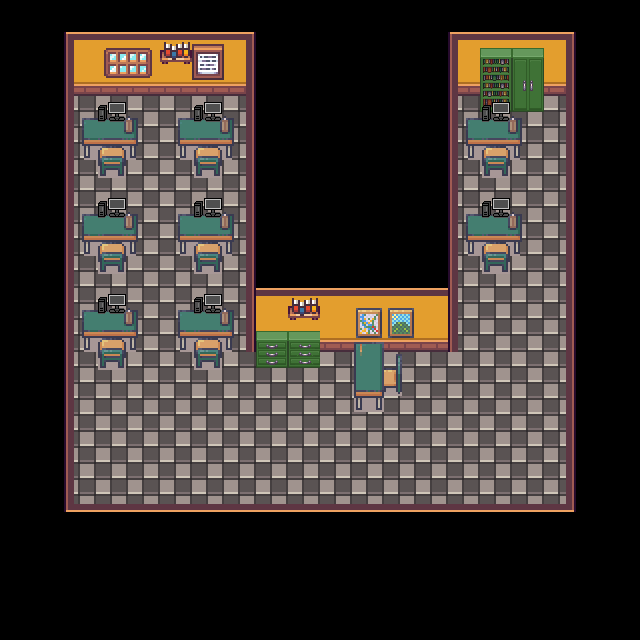

The image is a tile-based game level rendered from a .tmx file. Its description and source (layers, tilesets, objects; grid data summarised) follow:
An orthogonal 20x20 tile map with 32x32 px tiles, 9 tile layers (Floor, Main Wall, Border, Windows, ...), 4 tilesets.

<map version="1.10" tiledversion="1.11.2" orientation="orthogonal" renderorder="right-down" width="20" height="20" tilewidth="32" tileheight="32" infinite="0" nextlayerid="11" nextobjectid="1">
 <tileset firstgid="1" source="tilesets/atlas_32x.tsx" />
 <tileset firstgid="769" source="tilesets/inside.tsx" />
 <tileset firstgid="929" source="tilesets/Interiors_free_32x32.tsx" />
 <tileset firstgid="2353" source="tilesets/Computer.tsx" />
 <layer id="1" name="Floor" width="20" height="20">
  <data>[400 cells, 160 non-empty, 1 distinct tile ids]</data>
 </layer>
 <group id="4" name="Walls">
  <layer id="2" name="Main Wall" width="20" height="20">
   <data>[400 cells, 32 non-empty, 2 distinct tile ids]</data>
  </layer>
  <layer id="3" name="Border" width="20" height="20">
   <data>[400 cells, 76 non-empty, 5 distinct tile ids]</data>
  </layer>
  <layer id="5" name="Windows" width="20" height="20">
   <data>[400 cells, 4 non-empty, 4 distinct tile ids]</data>
  </layer>
  <layer id="6" name="Wall item" width="20" height="20">
   <data>[400 cells, 14 non-empty, 13 distinct tile ids]</data>
  </layer>
 </group>
 <layer id="7" name="Shelfs" width="20" height="20">
  <data>[400 cells, 4 non-empty, 4 distinct tile ids]</data>
 </layer>
 <layer id="8" name="Tables" width="20" height="20">
  <data>[400 cells, 51 non-empty, 9 distinct tile ids]</data>
 </layer>
 <layer id="9" name="Computer" width="20" height="20">
  <data>[400 cells, 8 non-empty, 1 distinct tile ids]</data>
 </layer>
 <layer id="10" name="Chair" width="20" height="20">
  <data>[400 cells, 18 non-empty, 4 distinct tile ids]</data>
 </layer>
</map>
